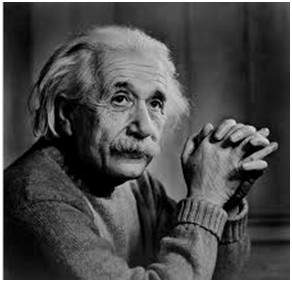
#> input picture src/Prática 3/einstein.jpg, 292 x 282 px
$ jupyter execute 'Truncate Threshold.ipynb'
#> lines starting #> are read from the running program, lines starting #| are printed output that depends on the picture
[cell 1]
import cv2
import numpy as np
from matplotlib import pyplot as plt
from IPython.display import Image

[cell 2]
f = cv2.imread('einstein.jpg',cv2.IMREAD_GRAYSCALE)
#> f is the input picture: shape (282, 292); min 0, max 255, mean 74.2
x,y = f.shape
#> x = 282; y = 292

[cell 3]
f_array = f.flatten()

[cell 4]
T = np.mean(f_array)
#> T = 74.23
T
#> Out = 74.23

[cell 5]
for i in range(x):
    for j in range(y):
        if(f[i][j] > T):
            f[i][j] = T
        else:
            f[i][j] = f[i][j]
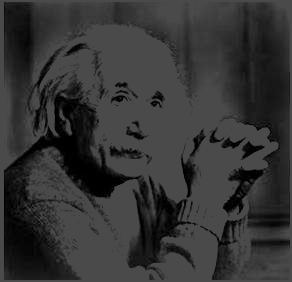
#> f: shape (282, 292); min 0, max 74, mean 52.4
